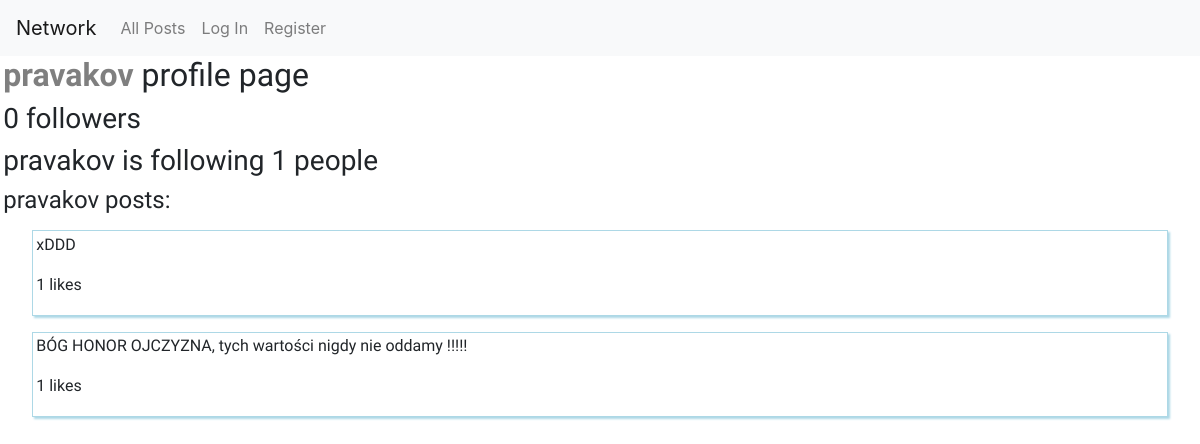
The app's page /profile/3, older data.
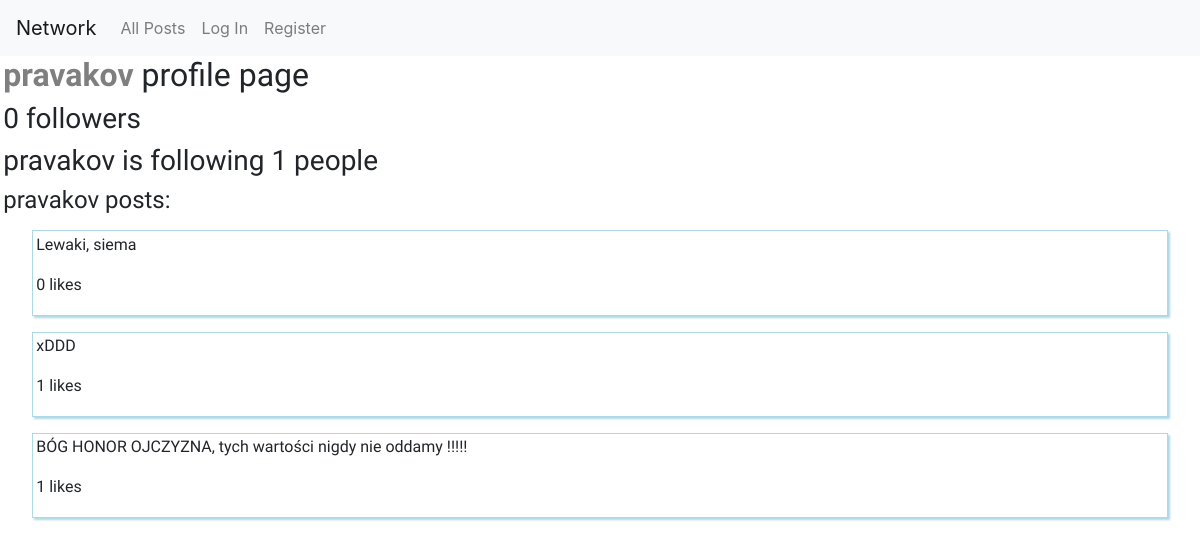
The same page, newer data.
### network/models.py (models this page shows, shortened)
class User(AbstractUser):
    followers = models.ManyToManyField('self', symmetrical=False)

class Post(models.Model):
    author = models.ForeignKey(User, on_delete=models.CASCADE, related_name="author")
    content = models.CharField(max_length=8900)
    liked_by = models.ManyToManyField(User, blank=True, related_name="liked_by")

### network/views.py (the view)
# urls.py: path("profile/<int:id>", views.profile, name="profile"),
def profile(request, id):
    if id is None:
        return HttpResponseRedirect(reverse("index"))
    profile_user = User.objects.get(id=id)
    user_name = request.user.username
    page_num = request.GET.get('page', 1)
    if user_name:
        logged_user = User.objects.get(username=user_name)
        page = utils.get_posts(page_num, user_name, profile_user)
    else:
        page = utils.get_posts(page_num=page_num, profile=profile_user)
        logged_user = False
    followers = profile_user.followers.all().count()
    following = User.objects.filter(followers=profile_user).count()
    if (logged_user and (logged_user in profile_user.followers.all())):
        is_followed = True
    else:
        is_followed = False
    return render(request, "network/profile.html", {
        "profile": profile_user,
        "posts": page,
        "followers": followers,
        "following": following,
        "is_followed": is_followed
    })

### network/utils.py (called while the page is built)
def get_posts(page_num, logged_user=None, profile=None):
    posts =[]
    if profile is None:
        posts_query = Post.objects.all()
        posts = list(reversed(posts_query))
    elif type(profile) is User:
        posts_query = Post.objects.filter(author=profile)
        posts = list(reversed(posts_query))
    else:
        for followed in profile:
            posts_query = Post.objects.filter(author=followed)
            posts += list(reversed(posts_query))
    postsPag = Paginator(posts, 10)
    page = postsPag.page(page_num)
    for post in page:
        if(logged_user):
            is_liked = post.liked_by.filter(username = logged_user).exists()
            post.is_liked = is_liked
        likes = post.liked_by.all()
        post.likes = len(likes)
    return page

### network/templates/network/profile.html (shortened to what this page needs)
{% extends "network/layout.html" %}
{% block body %}
    <h2 class="profile"><strong>{{profile}}</strong> profile page</h2>
    <h3 class="profile">{{followers}} followers</h3>
    <h3 class="profile">{{profile}} is following {{following}} people</h3>
    <h4 class="profile">{{profile}} posts:</h4>
    <section class="posts">
        {% for post in posts %}
            <div class='post-container'>
                <p class="text">{{ post.content }}</p>
                <p class="text">{{ post.likes }} likes</p>
            </div>
        {% endfor %}
    </section>
{% endblock %}

### network/templates/network/layout.html (shortened to what this page needs)
{% load static %}
<!DOCTYPE html>
<html lang="en">
    <head>
        <link rel="stylesheet" href="https://stackpath.bootstrapcdn.com/bootstrap/4.4.1/css/bootstrap.min.css">
        <link href="{% static 'network/styles.css' %}" rel="stylesheet">
    </head>
    <body>
        <nav class="navbar navbar-expand-lg navbar-light bg-light">
            <a class="navbar-brand" href="#">Network</a>
            <div>
              <ul class="navbar-nav mr-auto">
                <li class="nav-item">
                  <a class="nav-link" href="{% url 'index' %}">All Posts</a>
                </li>
                {% if user.is_authenticated %}
                    <li class="nav-item">
                        <a class="nav-link" href="{% url 'following' user.id %}" >Following</a>
                    </li>
                    <li class="nav-item">
                        <a class="nav-link" href="{% url 'logout' %}">Log Out</a>
                    </li>
                {% else %}
                    <li class="nav-item">
                        <a class="nav-link" href="{% url 'login' %}">Log In</a>
                    </li>
                    <li class="nav-item">
                        <a class="nav-link" href="{% url 'register' %}">Register</a>
                    </li>
                {% endif %}
              </ul>
            </div>
          </nav>
        <div class="body">
            {% block body %}
            {% endblock %}
        </div>
    </body>
</html>

### network/static/network/styles.css (style rules this page uses)
.post-container { border: 0.25px solid lightblue; box-shadow: 2px 2px 2px lightblue; margin: 1rem 2rem; padding: 0.1rem 0.2rem; }
.profile { margin-left: 0.2rem; font-family: 'Josefin Sans', sans-serif; font-weight: 400; }
.profile strong { color: rgba(0,0,0,.5); }
.text { font-family: 'Dancing Script', cursive; }

Row changes from the older to the newer data that the page shows:
added Post: content "Lewaki, siema", likes "0"
